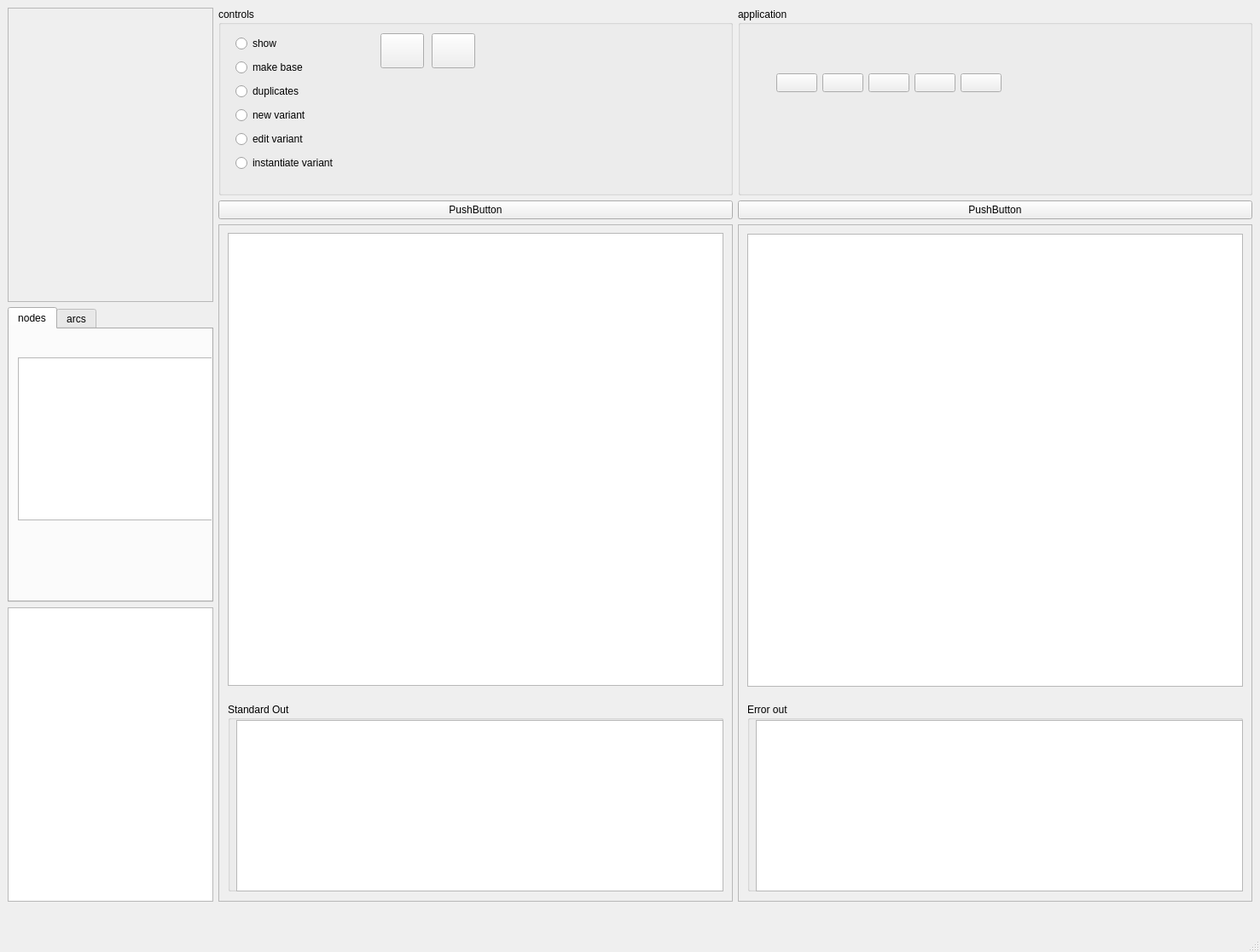
<?xml version="1.0" encoding="UTF-8"?>
<ui version="4.0">
 <class>MainWindow</class>
 <widget class="QMainWindow" name="MainWindow">
  <property name="geometry">
   <rect>
    <x>0</x>
    <y>0</y>
    <width>1477</width>
    <height>1116</height>
   </rect>
  </property>
  <property name="windowTitle">
   <string>MainWindow</string>
  </property>
  <widget class="QWidget" name="centralwidget">
   <layout class="QGridLayout" name="gridLayout" columnstretch="2,5,5">
    <item row="0" column="0">
     <layout class="QVBoxLayout" name="verticalLayoutFirstColumn" stretch="0,0,0">
      <item>
       <widget class="QScrollArea" name="scrollAreaInterNetworks">
        <property name="widgetResizable">
         <bool>true</bool>
        </property>
        <widget class="QWidget" name="scrollAreaWidgetContentsInterNetworks">
         <property name="geometry">
          <rect>
           <x>0</x>
           <y>0</y>
           <width>237</width>
           <height>343</height>
          </rect>
         </property>
        </widget>
       </widget>
      </item>
      <item>
       <widget class="QTabWidget" name="tabWidgetNodesArcs">
        <property name="currentIndex">
         <number>0</number>
        </property>
        <widget class="QWidget" name="nodes">
         <attribute name="title">
          <string>nodes</string>
         </attribute>
         <widget class="QListWidget" name="listNodeObjects">
          <property name="geometry">
           <rect>
            <x>10</x>
            <y>33</y>
            <width>241</width>
            <height>191</height>
           </rect>
          </property>
         </widget>
        </widget>
        <widget class="QWidget" name="arcs">
         <attribute name="title">
          <string>arcs</string>
         </attribute>
         <widget class="QListWidget" name="listArcObjects">
          <property name="geometry">
           <rect>
            <x>10</x>
            <y>20</y>
            <width>241</width>
            <height>191</height>
           </rect>
          </property>
         </widget>
        </widget>
       </widget>
      </item>
      <item>
       <widget class="QListWidget" name="listVariants"/>
      </item>
     </layout>
    </item>
    <item row="0" column="2">
     <layout class="QVBoxLayout" name="verticalLayoutThirdColumn">
      <item>
       <widget class="QGroupBox" name="groupBoxApplication">
        <property name="sizePolicy">
         <sizepolicy hsizetype="Preferred" vsizetype="Fixed">
          <horstretch>0</horstretch>
          <verstretch>0</verstretch>
         </sizepolicy>
        </property>
        <property name="minimumSize">
         <size>
          <width>0</width>
          <height>220</height>
         </size>
        </property>
        <property name="title">
         <string>application</string>
        </property>
        <widget class="QWidget" name="gridLayoutWidget">
         <property name="geometry">
          <rect>
           <x>40</x>
           <y>30</y>
           <width>274</width>
           <height>115</height>
          </rect>
         </property>
         <layout class="QGridLayout" name="gridLayoutApplication">
          <property name="leftMargin">
           <number>5</number>
          </property>
          <property name="rightMargin">
           <number>5</number>
          </property>
          <item row="1" column="3">
           <widget class="QPushButton" name="pushButtonSave">
            <property name="sizePolicy">
             <sizepolicy hsizetype="Minimum" vsizetype="Fixed">
              <horstretch>50</horstretch>
              <verstretch>0</verstretch>
             </sizepolicy>
            </property>
            <property name="text">
             <string/>
            </property>
           </widget>
          </item>
          <item row="1" column="0">
           <widget class="QPushButton" name="pushButtonInformation">
            <property name="sizePolicy">
             <sizepolicy hsizetype="Minimum" vsizetype="Fixed">
              <horstretch>50</horstretch>
              <verstretch>0</verstretch>
             </sizepolicy>
            </property>
            <property name="text">
             <string/>
            </property>
           </widget>
          </item>
          <item row="0" column="0">
           <spacer name="verticalSpacer">
            <property name="orientation">
             <enum>Qt::Vertical</enum>
            </property>
            <property name="sizeHint" stdset="0">
             <size>
              <width>20</width>
              <height>40</height>
             </size>
            </property>
           </spacer>
          </item>
          <item row="1" column="4">
           <widget class="QPushButton" name="pushButtonCancel">
            <property name="sizePolicy">
             <sizepolicy hsizetype="Minimum" vsizetype="Fixed">
              <horstretch>50</horstretch>
              <verstretch>0</verstretch>
             </sizepolicy>
            </property>
            <property name="text">
             <string/>
            </property>
           </widget>
          </item>
          <item row="1" column="5">
           <widget class="QPushButton" name="pushButtonMakeLatex">
            <property name="sizePolicy">
             <sizepolicy hsizetype="Minimum" vsizetype="Fixed">
              <horstretch>50</horstretch>
              <verstretch>0</verstretch>
             </sizepolicy>
            </property>
            <property name="text">
             <string/>
            </property>
           </widget>
          </item>
          <item row="2" column="0">
           <spacer name="verticalSpacer_2">
            <property name="orientation">
             <enum>Qt::Vertical</enum>
            </property>
            <property name="sizeHint" stdset="0">
             <size>
              <width>20</width>
              <height>40</height>
             </size>
            </property>
           </spacer>
          </item>
          <item row="1" column="6">
           <widget class="QPushButton" name="pushButtonViewLatex">
            <property name="sizePolicy">
             <sizepolicy hsizetype="Minimum" vsizetype="Fixed">
              <horstretch>50</horstretch>
              <verstretch>0</verstretch>
             </sizepolicy>
            </property>
            <property name="text">
             <string/>
            </property>
           </widget>
          </item>
         </layout>
        </widget>
       </widget>
      </item>
      <item>
       <widget class="QPushButton" name="pushButtonRight">
        <property name="text">
         <string>PushButton</string>
        </property>
       </widget>
      </item>
      <item>
       <widget class="QScrollArea" name="scrollAreaRight">
        <property name="sizeAdjustPolicy">
         <enum>QAbstractScrollArea::AdjustToContents</enum>
        </property>
        <property name="widgetResizable">
         <bool>true</bool>
        </property>
        <widget class="QWidget" name="scrollAreaWidgetContentsRight">
         <property name="geometry">
          <rect>
           <x>0</x>
           <y>0</y>
           <width>599</width>
           <height>787</height>
          </rect>
         </property>
         <widget class="QWidget" name="horizontalLayoutWidget_2">
          <property name="geometry">
           <rect>
            <x>10</x>
            <y>10</y>
            <width>581</width>
            <height>531</height>
           </rect>
          </property>
          <layout class="QHBoxLayout" name="horizontalLayout_2">
           <item>
            <widget class="QListWidget" name="listRight">
             <property name="sizePolicy">
              <sizepolicy hsizetype="Preferred" vsizetype="Expanding">
               <horstretch>0</horstretch>
               <verstretch>0</verstretch>
              </sizepolicy>
             </property>
            </widget>
           </item>
          </layout>
         </widget>
         <widget class="QGroupBox" name="groupBoxErrorOut">
          <property name="geometry">
           <rect>
            <x>10</x>
            <y>560</y>
            <width>581</width>
            <height>221</height>
           </rect>
          </property>
          <property name="title">
           <string>Error out</string>
          </property>
          <widget class="QTextBrowser" name="msgTextBoxErrorOut">
           <property name="geometry">
            <rect>
             <x>10</x>
             <y>20</y>
             <width>571</width>
             <height>201</height>
            </rect>
           </property>
          </widget>
         </widget>
        </widget>
       </widget>
      </item>
     </layout>
    </item>
    <item row="0" column="1">
     <layout class="QVBoxLayout" name="verticalLayoutSecondColumn">
      <property name="sizeConstraint">
       <enum>QLayout::SetDefaultConstraint</enum>
      </property>
      <item>
       <widget class="QGroupBox" name="groupBoxControls">
        <property name="sizePolicy">
         <sizepolicy hsizetype="Preferred" vsizetype="Fixed">
          <horstretch>0</horstretch>
          <verstretch>0</verstretch>
         </sizepolicy>
        </property>
        <property name="minimumSize">
         <size>
          <width>0</width>
          <height>220</height>
         </size>
        </property>
        <property name="title">
         <string>controls</string>
        </property>
        <widget class="QWidget" name="verticalLayoutWidget">
         <property name="geometry">
          <rect>
           <x>20</x>
           <y>30</y>
           <width>161</width>
           <height>170</height>
          </rect>
         </property>
         <layout class="QVBoxLayout" name="verticalLayout">
          <item>
           <widget class="QRadioButton" name="radioButtonShowVariant">
            <property name="text">
             <string>show</string>
            </property>
           </widget>
          </item>
          <item>
           <widget class="QRadioButton" name="radioButtonMakBase">
            <property name="text">
             <string>make base</string>
            </property>
           </widget>
          </item>
          <item>
           <widget class="QRadioButton" name="radioButtonDuplicates">
            <property name="text">
             <string>duplicates</string>
            </property>
           </widget>
          </item>
          <item>
           <widget class="QRadioButton" name="radioButtonNewVariant">
            <property name="text">
             <string>new variant</string>
            </property>
           </widget>
          </item>
          <item>
           <widget class="QRadioButton" name="radioButtonEditVariant">
            <property name="text">
             <string>edit variant</string>
            </property>
           </widget>
          </item>
          <item>
           <widget class="QRadioButton" name="radioButtonInstantiateVariant">
            <property name="text">
             <string>instantiate variant</string>
            </property>
           </widget>
          </item>
         </layout>
        </widget>
        <widget class="QPushButton" name="pushButtonDelete">
         <property name="geometry">
          <rect>
           <x>190</x>
           <y>30</y>
           <width>51</width>
           <height>41</height>
          </rect>
         </property>
         <property name="text">
          <string/>
         </property>
        </widget>
        <widget class="QPushButton" name="pushButtonUpdate">
         <property name="geometry">
          <rect>
           <x>250</x>
           <y>30</y>
           <width>51</width>
           <height>41</height>
          </rect>
         </property>
         <property name="text">
          <string/>
         </property>
        </widget>
       </widget>
      </item>
      <item>
       <widget class="QPushButton" name="pushButtonLeft">
        <property name="text">
         <string>PushButton</string>
        </property>
       </widget>
      </item>
      <item>
       <widget class="QScrollArea" name="scrollAreaLeft">
        <property name="widgetResizable">
         <bool>true</bool>
        </property>
        <widget class="QWidget" name="scrollAreaWidgetContentsLeft">
         <property name="geometry">
          <rect>
           <x>0</x>
           <y>0</y>
           <width>599</width>
           <height>787</height>
          </rect>
         </property>
         <widget class="QWidget" name="horizontalLayoutWidget">
          <property name="geometry">
           <rect>
            <x>10</x>
            <y>9</y>
            <width>581</width>
            <height>531</height>
           </rect>
          </property>
          <layout class="QHBoxLayout" name="horizontalLayout">
           <item>
            <widget class="QListWidget" name="listLeft">
             <property name="sizePolicy">
              <sizepolicy hsizetype="Preferred" vsizetype="Expanding">
               <horstretch>0</horstretch>
               <verstretch>0</verstretch>
              </sizepolicy>
             </property>
            </widget>
           </item>
          </layout>
         </widget>
         <widget class="QGroupBox" name="groupBoxStandardOut">
          <property name="geometry">
           <rect>
            <x>10</x>
            <y>560</y>
            <width>581</width>
            <height>221</height>
           </rect>
          </property>
          <property name="title">
           <string>Standard Out</string>
          </property>
          <widget class="QTextBrowser" name="msgTextBoxStandardOut">
           <property name="geometry">
            <rect>
             <x>10</x>
             <y>20</y>
             <width>571</width>
             <height>201</height>
            </rect>
           </property>
          </widget>
         </widget>
        </widget>
       </widget>
      </item>
     </layout>
    </item>
   </layout>
  </widget>
  <widget class="QStatusBar" name="statusbar">
   <property name="minimumSize">
    <size>
     <width>0</width>
     <height>50</height>
    </size>
   </property>
   <property name="font">
    <font>
     <pointsize>12</pointsize>
    </font>
   </property>
  </widget>
 </widget>
 <resources/>
 <connections/>
</ui>
